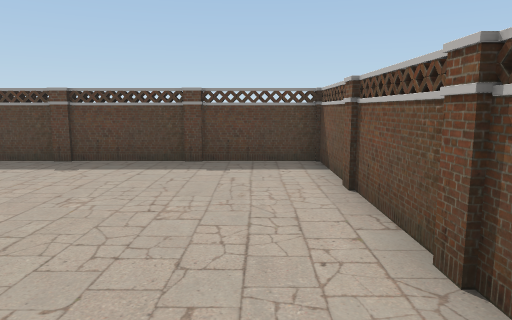
view 1 (above)

24 first-person views from a walk through a 3-D level made in the Unity game engine. The camera is 1.2 m above the floor, tilts 8° down and sees 70° across. The floor is counted in squares, 1 m on a side. Each view is taken from the middle of a square. On the plan, view 1 faces up. The plan holds only what a view shows up to about 15 squares ahead; the rest is blank. The place goes on beyond the plan. Some surface patterns are stand-ins.

view 2
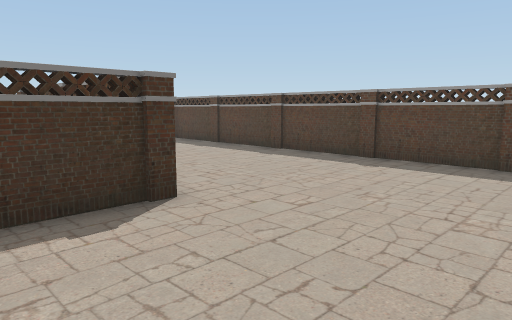

view 3
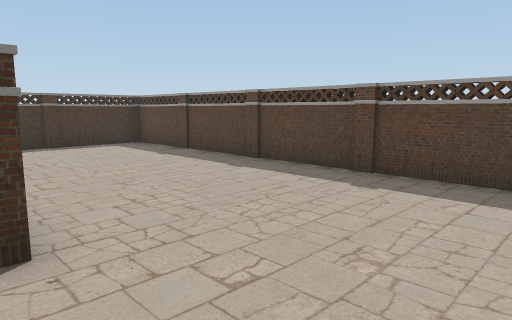

view 4
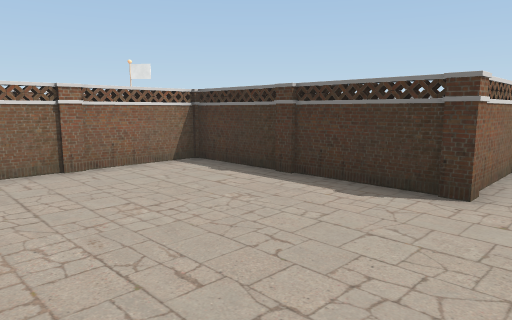

view 5
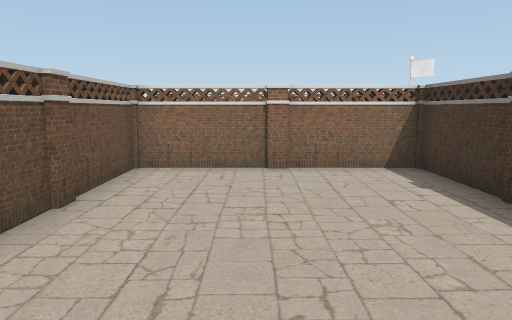

view 6
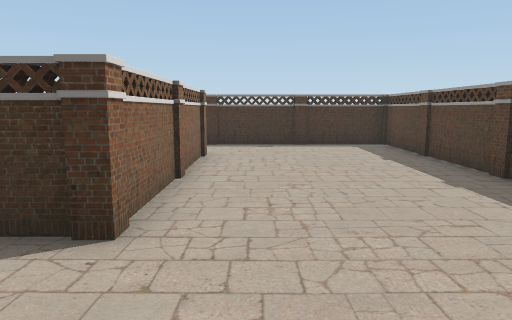

view 7
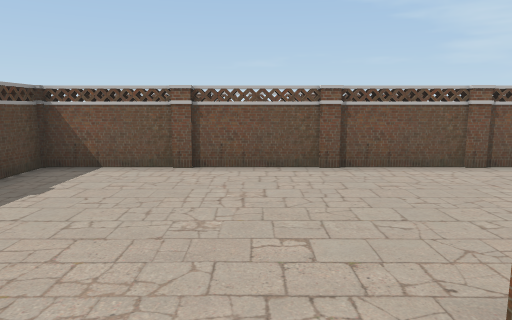

view 8
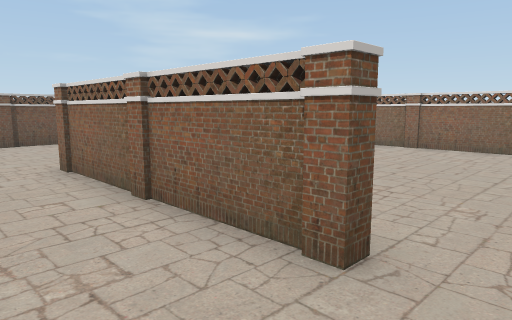

view 9
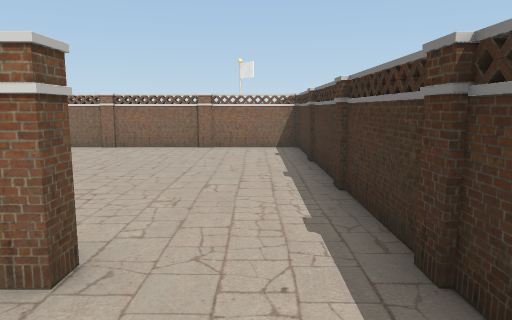

view 10
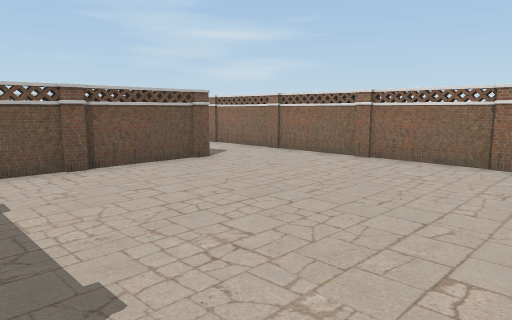

view 11
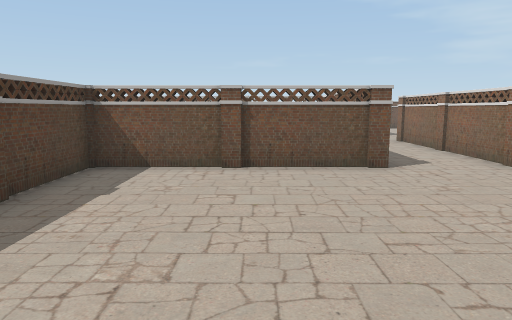

view 12
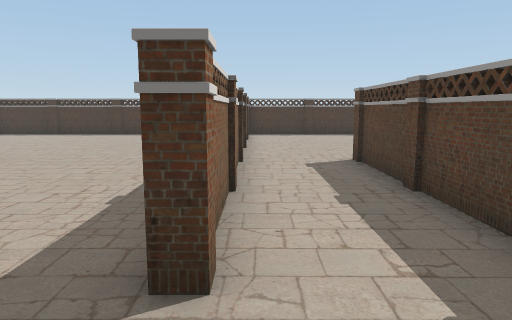

view 13
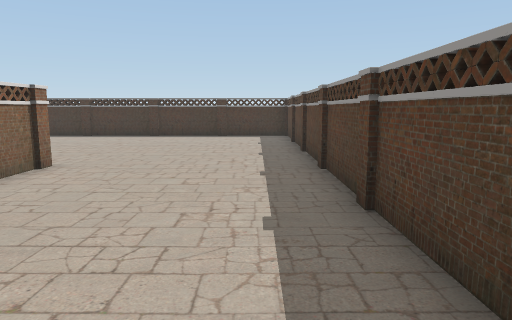

view 14
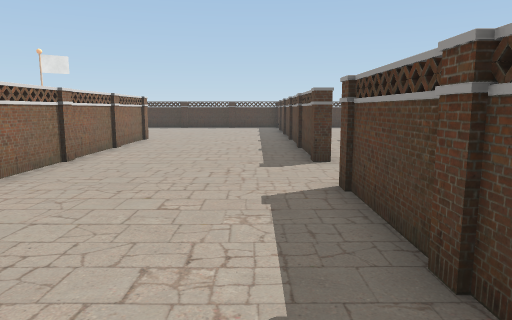

view 15
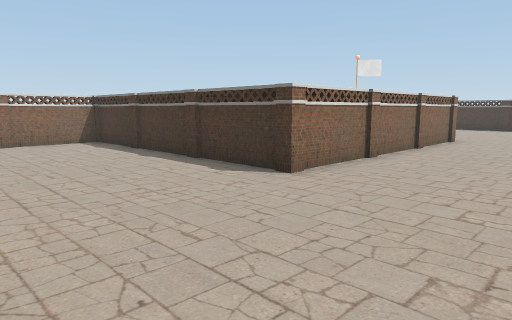

view 16
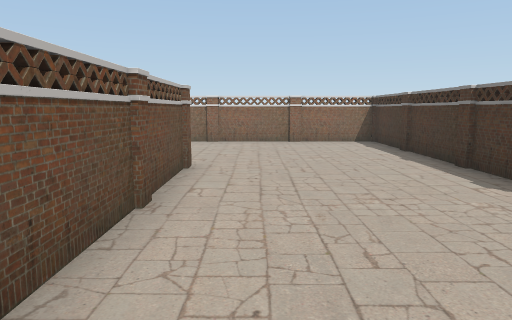

view 17
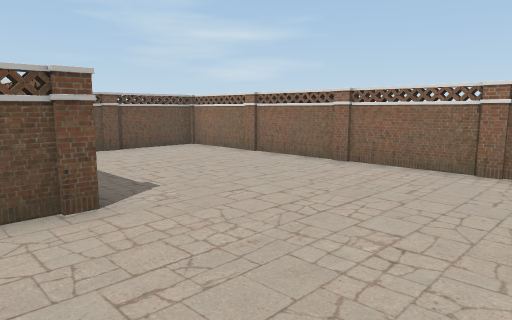

view 18
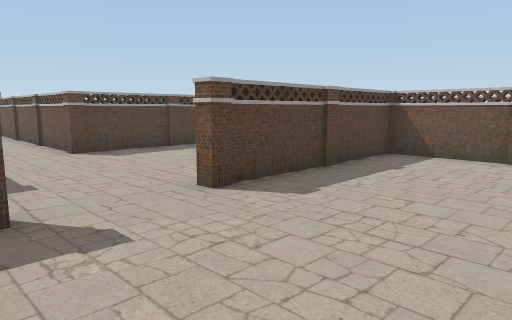

view 19
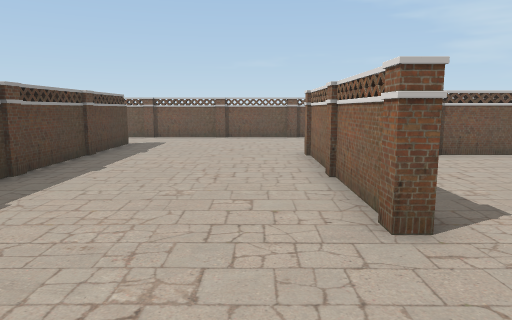

view 20
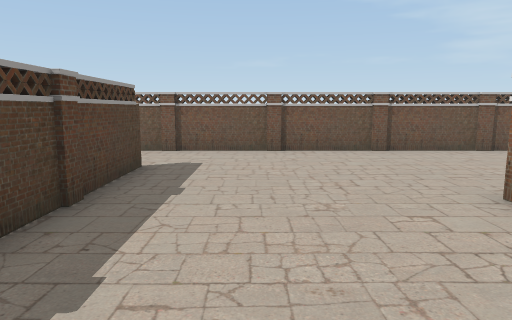

view 21
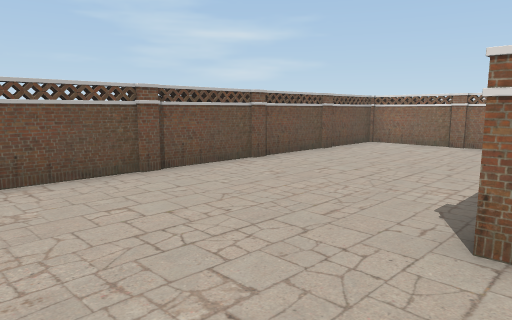

view 22
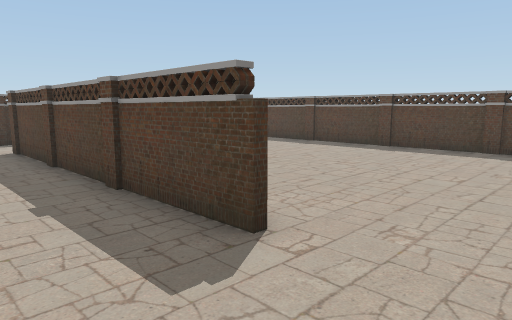

view 23
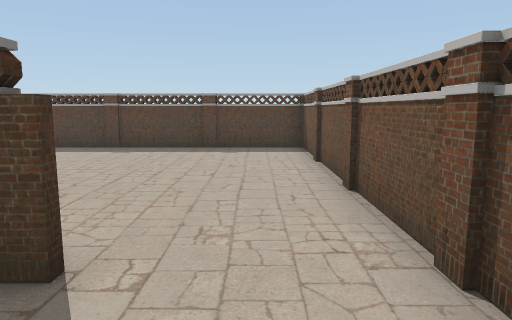

view 24
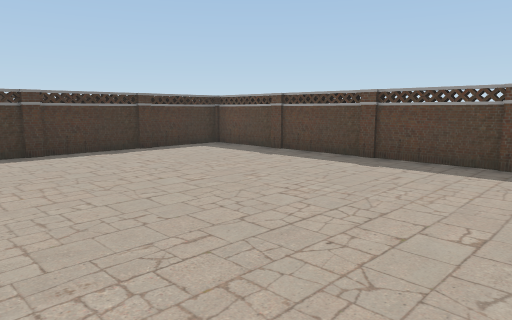

### Floor plan
Ten units are one square. View 1 is at (0, 0); x grows to the right and y downward. Boxes are objects, and circles mark ways between rooms. Rooms are numbered by the first view taken in them; rooms with no view inside come last. Other rooms are left out.
<svg viewBox="-140 -93 311 312">
<path fill="none" stroke="#000" d="M-54 -28 -49 -25M-45 -22 -41 -17 -45 -12M-42 -21 -45 -18 -41 -13 -45 -9M-46 -13 -42 -7M-47 -85 -51 -82M-36 -86 -41 -83M-31 -86 -37 -83M-27 -87 -32 -83M-45 9 -42 14M-19 -86 -24 -83M12 -26 18 -26M16 -39 13 -45M16 -29 13 -34M-96 -24 -92 -27M18 -53 12 -53M-106 -26 -43 -26 -43 38M13 2 16 -2M-31 32 -25 36M-48 34 15 34 15 -84 -133 -84 -133 -35M13 14 16 10M-106 -22 -106 -26M-102 -24 -97 -28M-48 3 -41 3M-47 -1 -44 -6M-46 29 -43 25M-135 -12 -131 -6M-45 36 -45 -28M-134 -20 -132 -16M-86 66 -81 63M-41 -24 -86 -24M-133 -35 -133 64 -44 64M74 68 74 63M71 65 67 67M-6 64 -11 68M103 107 107 100M103 111 106 106M102 117 106 112M-12 62 -12 68M105 94 105 62M6 36 -45 36M6 35 1 38M106 66 44 66 44 64 109 64M102 154 108 154M103 153 106 149M-12 32 -12 38M105 158 105 98M111 154 165 154 165 -84 47 -84 47 -18M-48 124 47 124 47 214 165 214 165 168M-43 62 -43 68M-44 64 18 64 18 66 -121 66M99 8 95 5M-72 62 -72 68M164 50 166 46M134 4 130 7M136 6 44 6 44 -88M49 -53 42 -53M166 2 163 -2M18 -60 18 -24M101 -86 96 -82M131 -86 127 -83"/>
<circle cx="-115" cy="-25" r="3" fill="#2a7"/>
<circle cx="-40" cy="50" r="3" fill="#2a7"/>
<text x="-40" y="-40">1</text>
<text x="-90" y="10">2</text>
<text x="40" y="100">3</text>
</svg>
Room 1 opens to room 2. Room 2 opens to room 3.

Where each view was taken, in squares from view 1:
view 1: 0 up, 0 right, facing up
view 2: 0 up, 0 right, facing up-left
view 3: 2 up, 1 left, facing up-left
view 4: 4 up, 1 right, facing down-left
view 5: 4 up, 1 left, facing down
view 6: 4 up, 1 left, facing left
view 7: 4 up, 6 left, facing right
view 8: 5 up, 12 left, facing down-right
view 9: 5 up, 12 left, facing down
view 10: 2 up, 12 left, facing down-right
view 11: 1 down, 12 left, facing right
view 12: 6 down, 4 right, facing left
view 13: 8 down, 3 right, facing left
view 14: 8 down, 10 right, facing left
view 15: 8 down, 10 right, facing down-left
view 16: 8 down, 9 right, facing down
view 17: 14 down, 6 right, facing down-right
view 18: 11 down, 1 right, facing up-right
view 19: 5 down, 1 right, facing right
view 20: 3 down, 6 right, facing right
view 21: 3 down, 10 right, facing down-right
view 22: 3 down, 16 right, facing up-left
view 23: 3 down, 15 right, facing up
view 24: 0 up, 15 right, facing up-left
